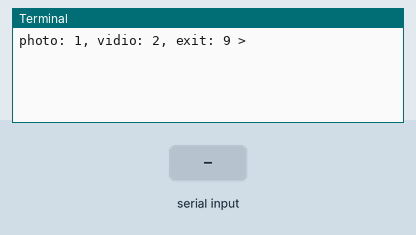
Recording of a program running on a simulated Raspberry Pi (BCM pin numbers). Shown: the last lines printed to the terminal. Inputs (shaded band) come from the test bench. The clock reads 2024-03-15 10:24:30 at power-on unless the program sets it; the camera gives no picture and a still takes 0.5 s.

Above: at 4.2 s.
4.3 s: "1" typed at the terminal, then Enter
At 4.7 s:
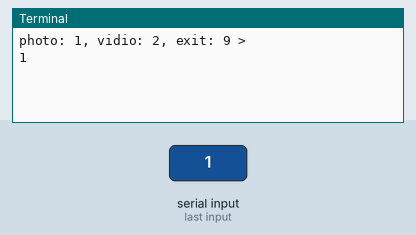
5.8 s: "5" typed at the terminal, then Enter
At 7.2 s:
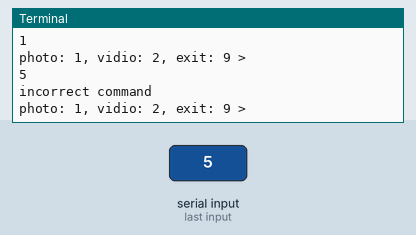

The program:

picamera_task.py
```python
import picamera
import time

path = '/home/pi/src4/Iot_raspberrypi/06_multimidia/task'

camera = picamera.PiCamera()

try:
    camera.resolution = (640, 480)
    camera.start_preview()
    time.sleep(3) #딜레이 필요
    while True:
        inputdata = int(input("photo: 1, vidio: 2, exit: 9 > "))
        now_str = time.strftime("%Y%m%d_%H%M%S")

        if inputdata == 1:
            camera.capture('%s/photo_%s.jpg' % (path, now_str))
        elif inputdata == 2:
            camera.start_recording('%s/vidio_%s.h264' % (path, now_str))
            input()
            camera.stop_recording()
        elif inputdata == 9:
            break
        else:
            print("incorrect command")

finally:
    camera.stop_preview()
```

Measured:
- after the input at 4.3 s, the terminal: prints a new line at once (image 1)
- after the input at 5.8 s, the terminal: prints a new line at once (image 2)
